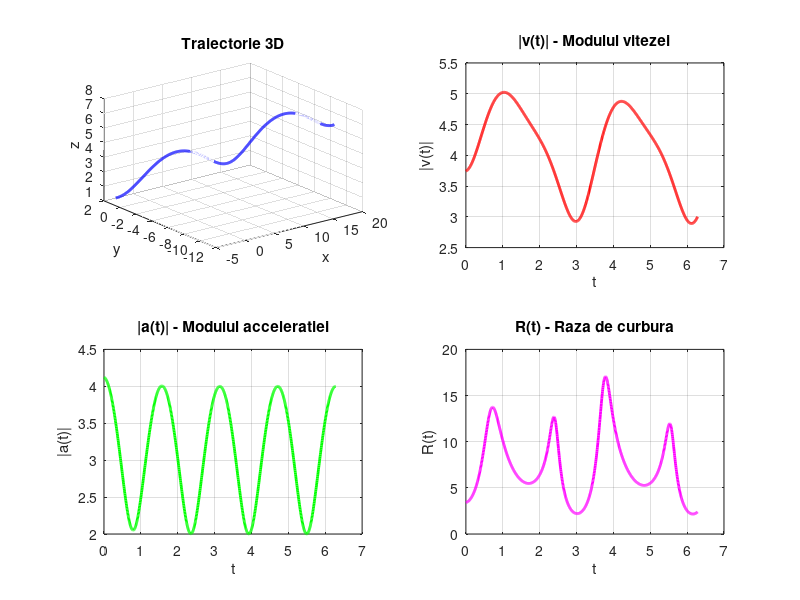

Source code (MATLAB):
% Intervalul de timp
t = linspace(0, 2*pi, 1000);
dt = t(2) - t(1);

% Acceleratia data
ax = 2 * sin(2*t);
ay = exp(-t);
az = 4 * cos(2*t);

% Integram numeric acceleratia pentru a obtine viteza
v0 = [2; -3; 1];
vx = v0(1) + cumtrapz(t, ax);
vy = v0(2) + cumtrapz(t, ay);
vz = v0(3) + cumtrapz(t, az);

% Integram numeric viteza pentru a obtine pozitia
r0 = [-3; 2; 1];
x = r0(1) + cumtrapz(t, vx);
y = r0(2) + cumtrapz(t, vy);
z = r0(3) + cumtrapz(t, vz);

% Modulul vitezei si acceleratiei
v_mod = sqrt(vx.^2 + vy.^2 + vz.^2);
a_mod = sqrt(ax.^2 + ay.^2 + az.^2);

% Produs vectorial v x a
v = [vx; vy; vz];
a = [ax; ay; az];
v_cross_a = cross(v', a')';  % vectori coloana -> linii

% Modulul lui v x a
vxa_mod = sqrt(sum(v_cross_a.^2, 1));

% Raza de curbura
R = v_mod.^3 ./ vxa_mod;


figure('Name', 'Problema 1 - Laborator 2', 'NumberTitle', 'off');

% Traiectorie 3D
subplot(2,2,1);
plot3(x, y, z, 'b', 'LineWidth', 2);
title('Traiectorie 3D');
xlabel('x'); ylabel('y'); zlabel('z');
grid on; view(3);

% Modul vitezei
subplot(2,2,2);
plot(t, v_mod, 'r', 'LineWidth', 2);
title('|v(t)| - Modulul vitezei');
xlabel('t'); ylabel('|v(t)|');
grid on;

% Modul acceleratiei
subplot(2,2,3);
plot(t, a_mod, 'g', 'LineWidth', 2);
title('|a(t)| - Modulul acceleratiei');
xlabel('t'); ylabel('|a(t)|');
grid on;

% Raza de curbura
subplot(2,2,4);
plot(t, R, 'm', 'LineWidth', 2);
title('R(t) - Raza de curbura');
xlabel('t'); ylabel('R(t)');
grid on;
